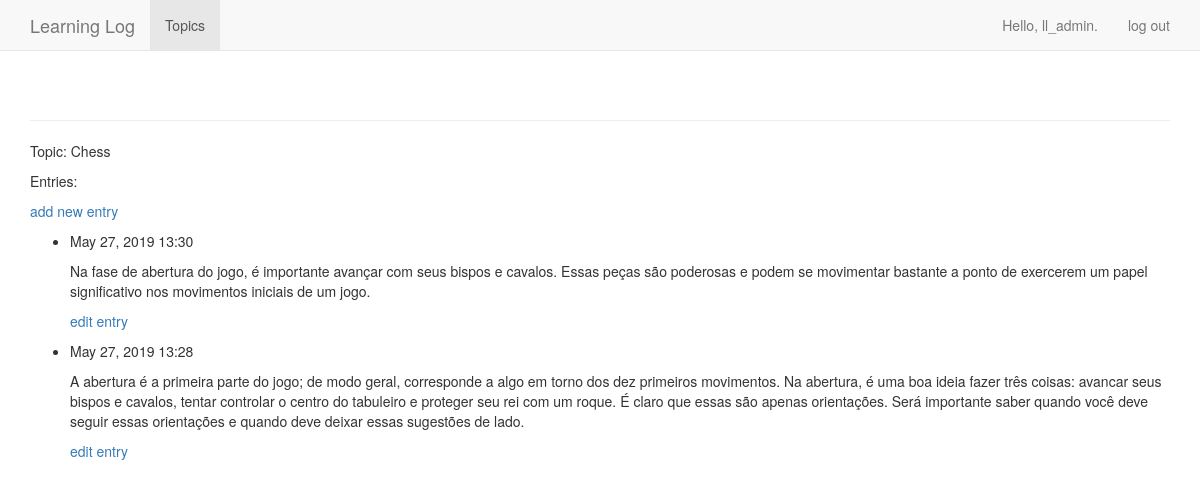
The page /topics/1/ (signed in) on the database its author committed.
### learning_logs/models.py (models this page shows, shortened)
class Topic(models.Model):
    text = models.CharField(max_length = 200)
    date_added = models.DateTimeField(auto_now_add = True)
    owner = models.ForeignKey(User, on_delete=models.CASCADE)
    def __str__(self):
        return self.text

class Entry(models.Model):
    topic = models.ForeignKey(Topic, on_delete=models.PROTECT)
    text = models.TextField()
    date_added = models.DateTimeField(auto_now_add = True)
    class Meta:
        verbose_name_plural = 'entries'

### learning_logs/views.py (the view)
# urls.py: re_path(r'^topics/(?P<topic_id>\d+)/', views.topic, name='topic'),
@login_required
def topic(request, topic_id):
    topic = Topic.objects.get(id=topic_id)
    check_topic_owner(request, topic)
    entries = topic.entry_set.order_by('-date_added')
    context = {'topic': topic, 'entries': entries}
    return render(request, 'learning_logs/topic.html', context)

### learning_logs/views.py (called while the page is built)
def check_topic_owner(request, topic):
    if(topic.owner != request.user):
        raise Http404

### learning_logs/templates/learning_logs/topic.html
{% extends 'learning_logs/base.html' %}
{% block content %}
<p>Topic: {{topic}}</p>
<p>Entries:</p>
<p>
    <a href="{% url 'learning_logs:new_entry' topic.id %}">add new entry</a>
</p>
<ul>
    {% for entry in entries %}
        <li>
            <p>{{ entry.date_added|date:'M d, Y H:i' }}</p>
            <p>{{ entry.text|linebreaks }}</p>
            <p>
                <a href="{% url 'learning_logs:edit_entry' entry.id %}">edit entry</a>
            </p>
        </li>
    {% empty %}}
        <li>
            There are no entries for this topic yet.
        </li>
    {% endfor %}
</ul>
{% endblock content %}

### learning_logs/templates/learning_logs/base.html (shortened to what this page needs)
{% load bootstrap3 %}
<!DOCTYPE html>
<html lang="en">
  <head>
    {% bootstrap_css %}
  </head>
  <body>
    <nav class="navbar navbar-default navbar-static-top">
      <div class="container">
        <div class="navbar-header">
          <a class="navbar-brand" href="{% url 'learning_logs:index' %}">Learning Log</a>
        </div>
        <div id="navbar" class="navbar-collapse collapse">
          <ul class="nav navbar-nav">
            <li class="active"><a href="{% url 'learning_logs:topics' %}">Topics</a></li>
          </ul>
          <ul class="nav navbar-nav navbar-right">
            {% if user.is_authenticated %}
              <li><a>Hello, {{ user.username }}.</a></li>
              <li><a href="{% url 'users:logout' %}">log out</a></li>
            {% else %}
              <li><a href="{% url 'users:register' %}">register</a></li>
              <li><a href="{% url 'users:login' %}">log in</a></li>
            {% endif %}
          </ul>
        </div>
      </div>
    </nav>
    <div class="container">
      <div class="page-header">
      </div>
      <div>
        {% block content %}{% endblock %}
      </div>
    </div>
  </body>
</html>

### rows shown on the page
Topic: text "Chess"
Entry: date_added "May 27, 2019 13:30", text "Na fase de abertura do jogo, é importante avançar com seus bispos e cavalos. Essas peças são poderosas e podem se movimentar bastante a ponto de exercerem um papel significativo nos movimentos iniciais de um jogo."
Entry: date_added "May 27, 2019 13:28", text "A abertura é a primeira parte do jogo; de modo geral, corresponde a algo em torno dos dez primeiros movimentos. Na abertura, é uma boa ideia fazer três coisas: avancar seus bispos e cavalos, tentar controlar o centro do tabuleiro e proteger seu rei com um roque. É claro que essas são apenas orientações. Será importante saber quando você deve seguir essas orientações e quando deve deixar essas sugestões de lado."

### other values the page prints
{{ user.username }} "ll_admin"
